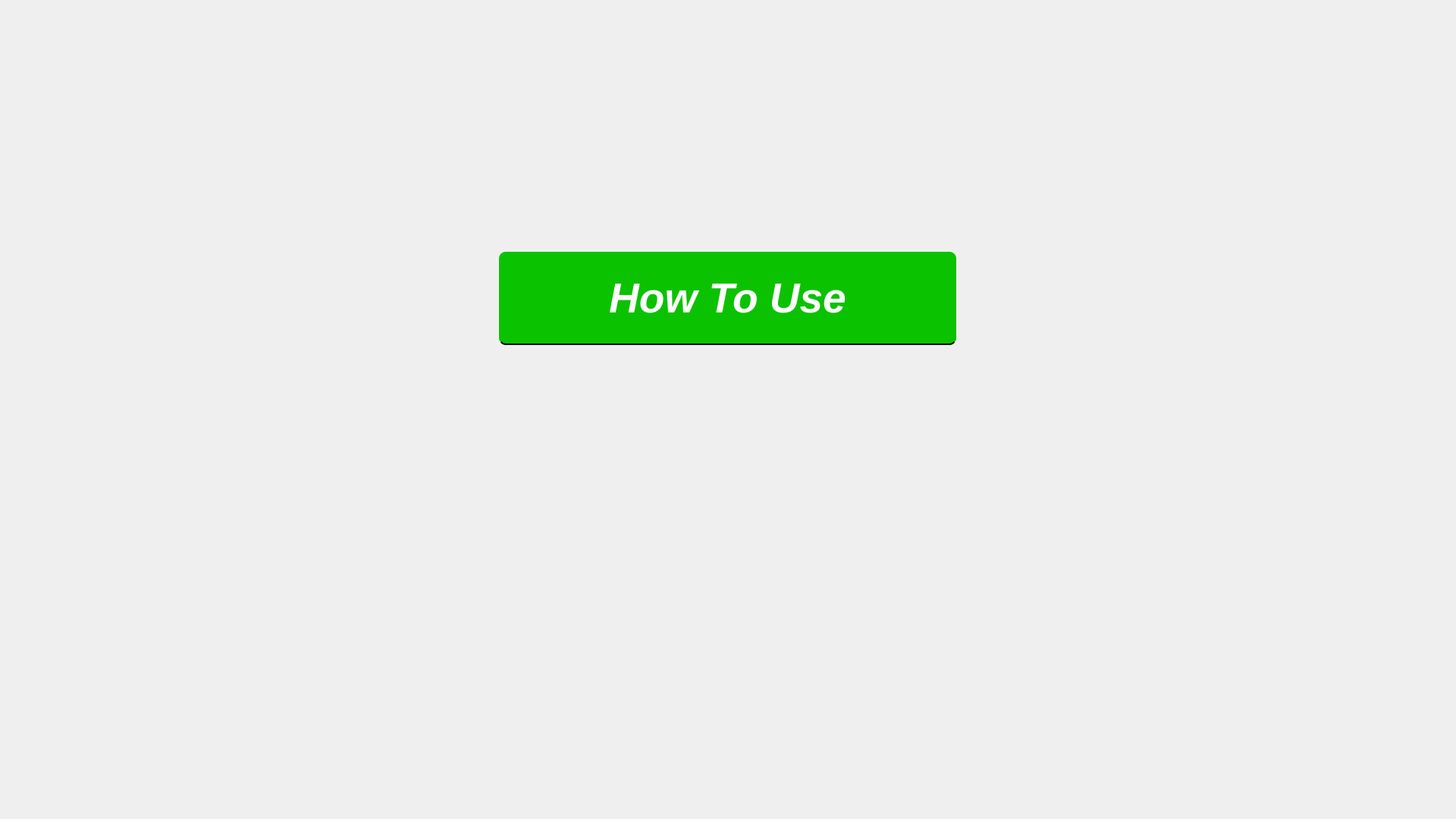
<?xml version="1.0" encoding="UTF-8"?>
<ui version="4.0">
 <class>Idle</class>
 <widget class="QWidget" name="Idle">
  <property name="geometry">
   <rect>
    <x>0</x>
    <y>0</y>
    <width>1920</width>
    <height>1080</height>
   </rect>
  </property>
  <property name="windowTitle">
   <string>Idle Mode</string>
  </property>
  <property name="styleSheet">
   <string notr="true">QWidget#Idle {
  background: qlineargradient(x1:0, y1:0, x2:1, y2:1,
    stop:0 #1a1a2e,
    stop:0.3 #16213e,
    stop:0.6 #0f3460,
    stop:1 #1a1a2e);
}

/* Step Card Normal Style */
.stepCard {
  font-family: 'Roboto Condensed', 'Arial', sans-serif;
  color: white;
  background: qlineargradient(x1:0, y1:0, x2:0, y2:1,
    stop:0 rgba(11, 194, 0, 220),
    stop:0.5 rgba(11, 194, 0, 200),
    stop:1 rgba(8, 150, 0, 220));
  border: 3px solid rgba(255, 255, 255, 120);
  border-radius: 20px;
  padding: 25px;
  min-height: 220px;
}

/* Step Card Highlighted Style */
.stepCardHighlighted {
  font-family: 'Roboto Condensed', 'Arial', sans-serif;
  color: white;
  background: qlineargradient(x1:0, y1:0, x2:0, y2:1,
    stop:0 rgba(11, 194, 0, 255),
    stop:0.5 rgba(15, 220, 0, 255),
    stop:1 rgba(11, 194, 0, 255));
  border: 5px solid rgba(255, 255, 255, 250);
  border-radius: 25px;
  padding: 30px;
  min-height: 240px;
}

/* Arrow Style */
.arrowLabel {
  font-size: 96px;
  color: #0bc200;
  background-color: transparent;
  font-weight: bold;
}</string>
  </property>
  <layout class="QVBoxLayout" name="outerLayout">
   <property name="spacing">
    <number>0</number>
   </property>
   <property name="leftMargin">
    <number>40</number>
   </property>
   <property name="topMargin">
    <number>40</number>
   </property>
   <property name="rightMargin">
    <number>40</number>
   </property>
   <property name="bottomMargin">
    <number>40</number>
   </property>
   <item>
    <spacer name="verticalSpacer_2">
     <property name="orientation">
      <enum>Qt::Orientation::Vertical</enum>
     </property>
     <property name="sizeHint" stdset="0">
      <size>
       <width>20</width>
       <height>40</height>
      </size>
     </property>
    </spacer>
   </item>
   <item alignment="Qt::AlignmentFlag::AlignHCenter|Qt::AlignmentFlag::AlignVCenter">
    <widget class="QLabel" name="titleLabel">
     <property name="minimumSize">
      <size>
       <width>603</width>
       <height>123</height>
      </size>
     </property>
     <property name="maximumSize">
      <size>
       <width>603</width>
       <height>123</height>
      </size>
     </property>
     <property name="styleSheet">
      <string notr="true">#titleLabel {
    color: #FFF;
    text-align: center;
    font-family: &quot;Roboto Condensed&quot;;
    font-style: italic;
    font-weight: 700;
    font-size: 55px;
    background-color: #0BC200;
    border-radius: 9px;
    border-bottom: 2px solid #020202;
}</string>
     </property>
     <property name="text">
      <string>How To Use</string>
     </property>
     <property name="alignment">
      <set>Qt::AlignmentFlag::AlignCenter</set>
     </property>
     <property name="margin">
      <number>0</number>
     </property>
    </widget>
   </item>
   <item>
    <spacer name="verticalSpacer">
     <property name="orientation">
      <enum>Qt::Orientation::Vertical</enum>
     </property>
     <property name="sizeHint" stdset="0">
      <size>
       <width>20</width>
       <height>40</height>
      </size>
     </property>
    </spacer>
   </item>
   <item>
    <layout class="QHBoxLayout" name="stepsLayout">
     <property name="spacing">
      <number>20</number>
     </property>
     <property name="sizeConstraint">
      <enum>QLayout::SizeConstraint::SetDefaultConstraint</enum>
     </property>
    </layout>
   </item>
   <item>
    <spacer name="bottomSpacer">
     <property name="orientation">
      <enum>Qt::Orientation::Vertical</enum>
     </property>
     <property name="sizeType">
      <enum>QSizePolicy::Policy::Expanding</enum>
     </property>
     <property name="sizeHint" stdset="0">
      <size>
       <width>20</width>
       <height>40</height>
      </size>
     </property>
    </spacer>
   </item>
  </layout>
 </widget>
 <resources/>
 <connections/>
</ui>
